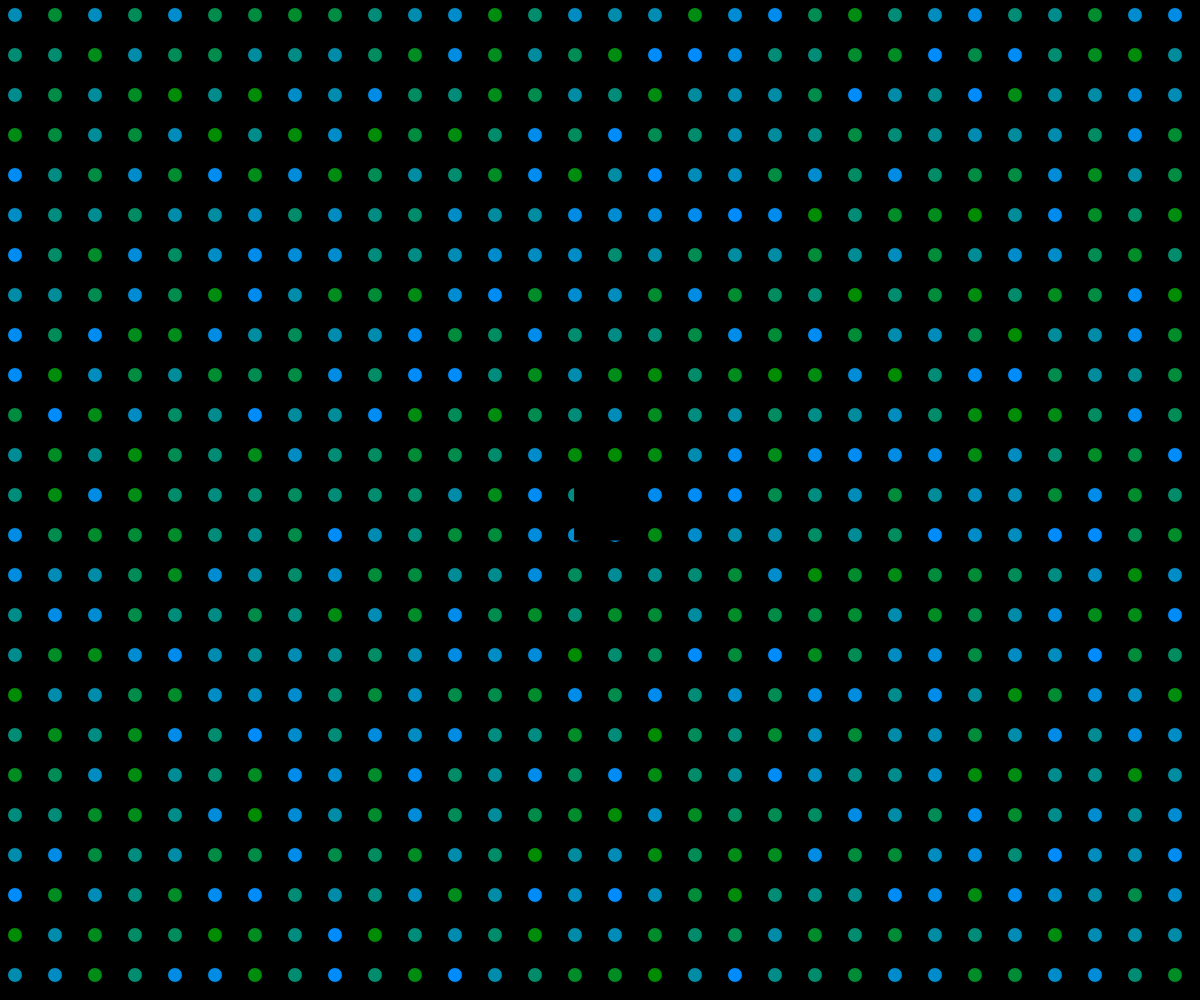
Frame 1 (no input)
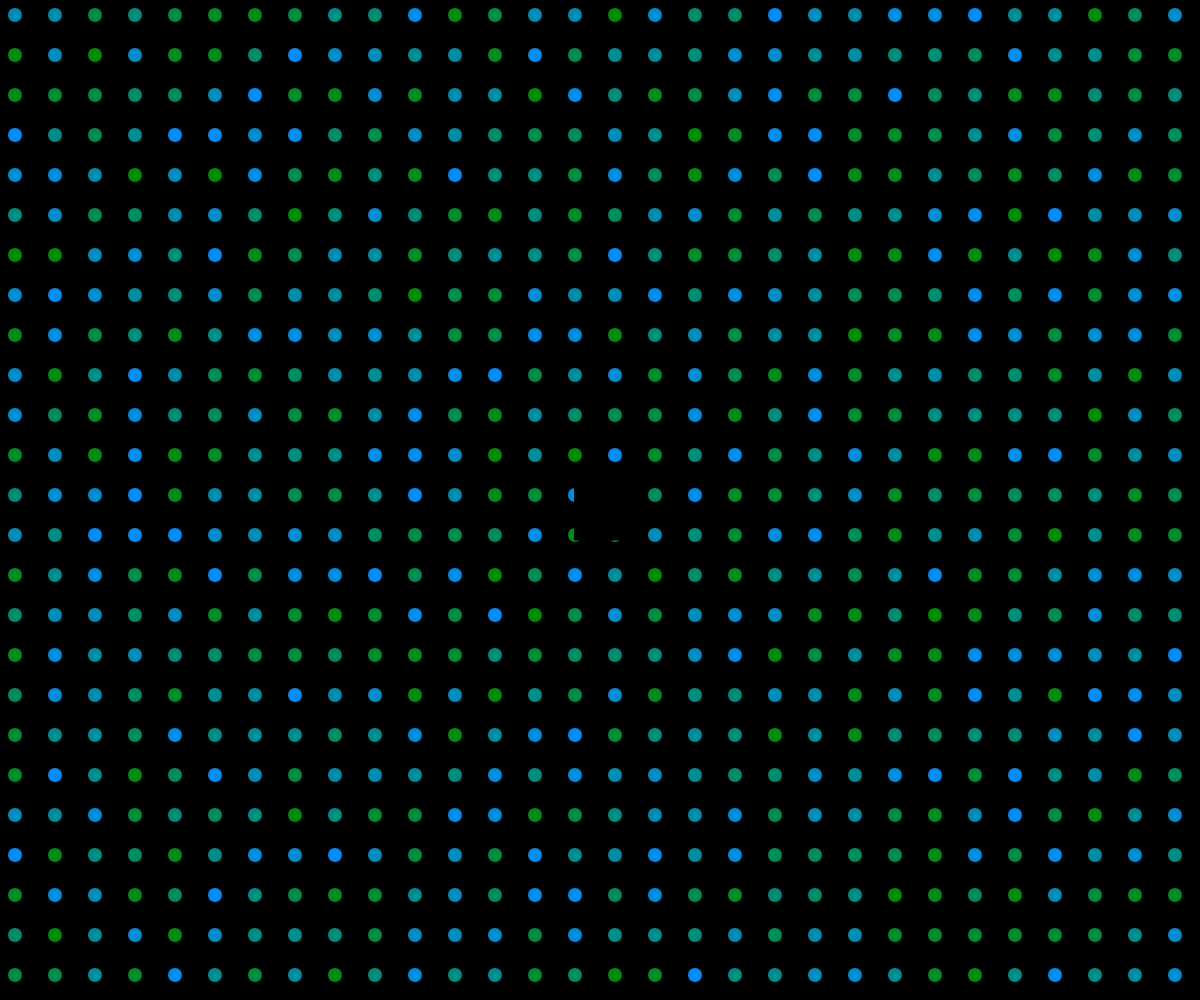
Frame 60 (no input)
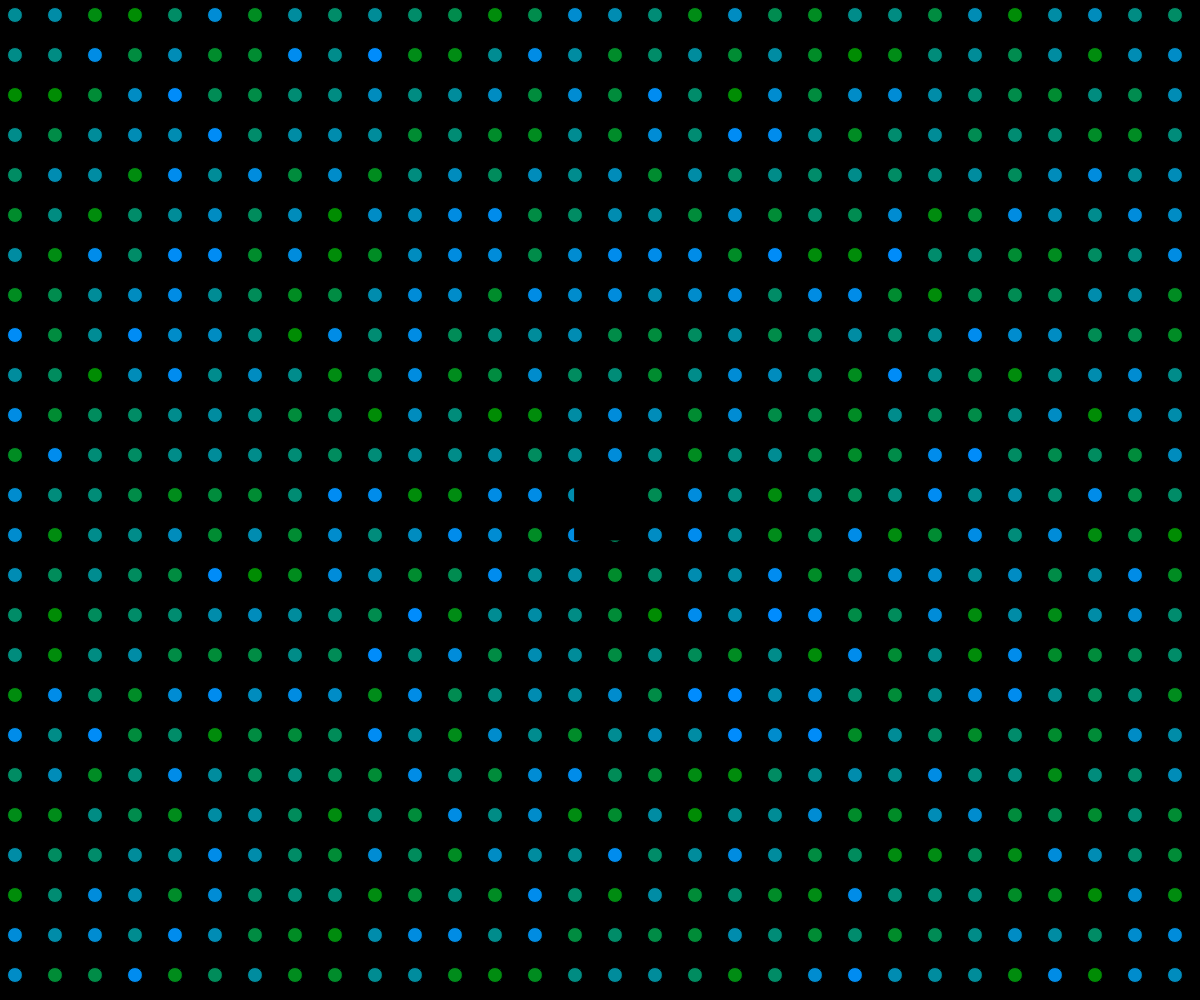
Frame 120 (the mouse pressed at the canvas centre since frame 60)

The p5.js sketch that drew these frames (run headless with seeded random() and noise() and a simulated clock; from frame 60 on, the mouse is pressed at the canvas centre):

// p5.js sketch
// ── sketch.js
//set up the canvas
function setup() {
	createCanvas(windowWidth, windowHeight);
    background(0);
}


function draw() {
  //define loval variables
  let perRow = 30;
	let circleSize = 15;
	let pattern = width / perRow;

//use nexted for statements to repeat the circle pattern horizontally and vertically
  for ( let y = circleSize; y < height; y += pattern) {
    for ( let x = circleSize; x < width; x += pattern) {
      fill( 0, 140, random(255) );
      ellipse( x, y, circleSize, circleSize );
    }
  }

//this was originally supposed to turn into a button or even a path, but I was getting very frustrated and I didn't leave myself enough time to work on it
  translate(width/2, height/2);
  push();
  fill('black')
  rect (-25, -30, 50, 70)
  pop();
}
